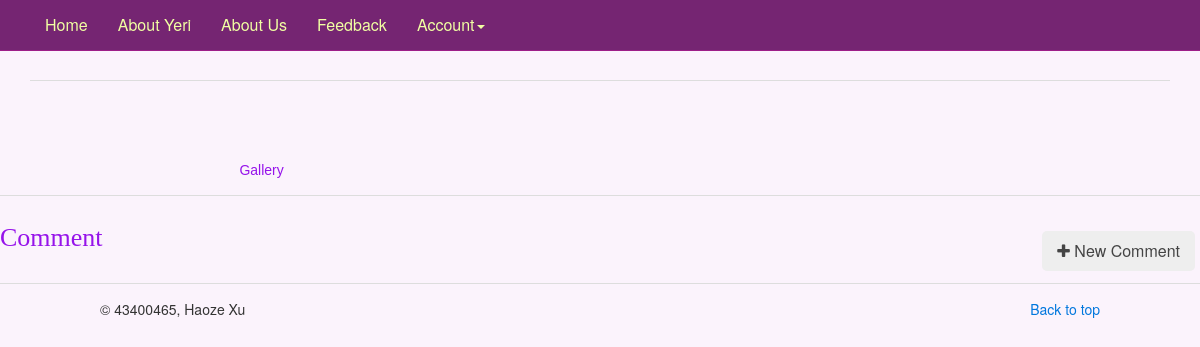
Page /160524001.php on the earlier database version.
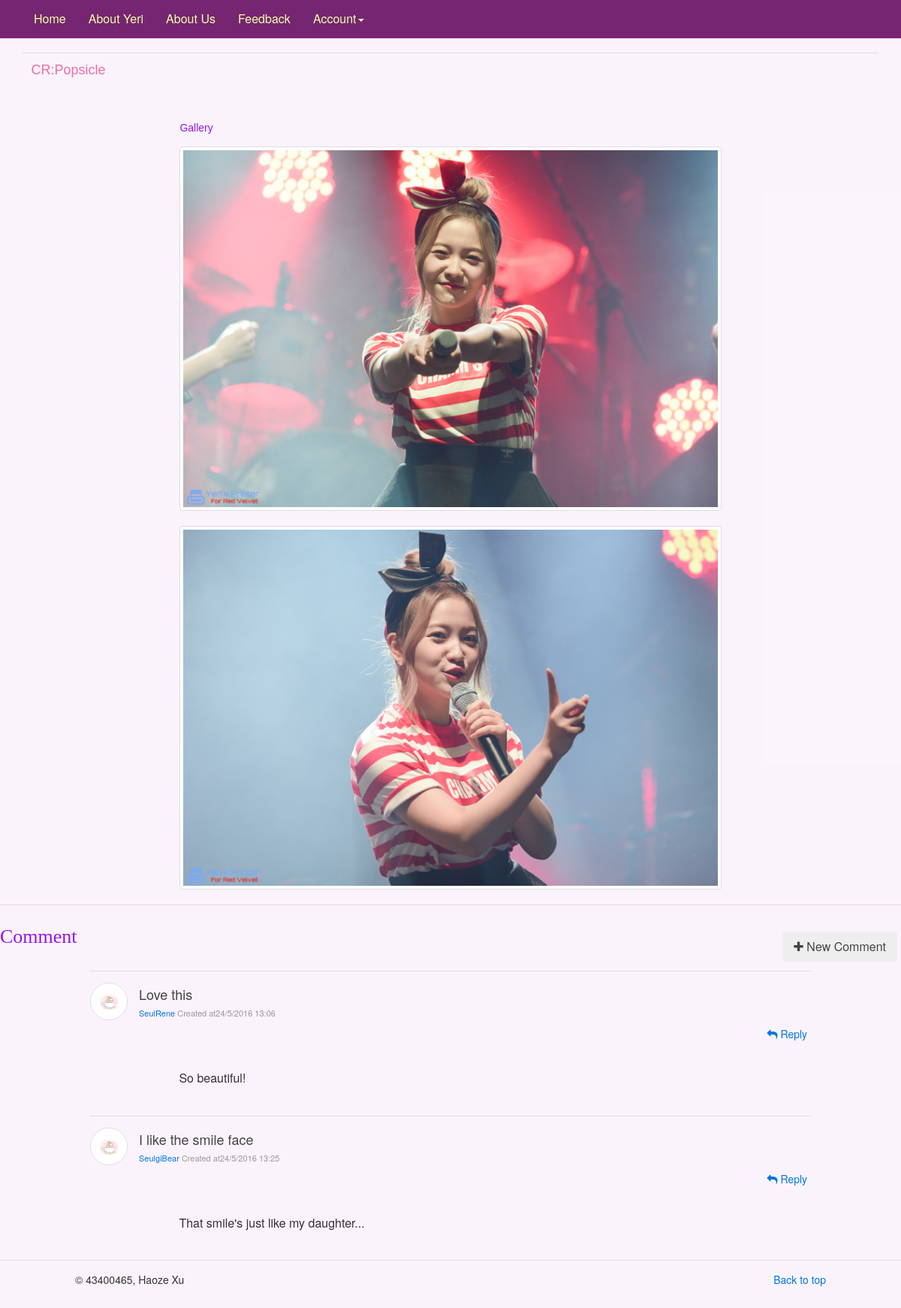
Same page on the later database version.
### tables this page shows
CREATE TABLE IF NOT EXISTS `posts` (
  `post_id` int(20) NOT NULL,
  `url` varchar(200) NOT NULL,
  `Title` varchar(100) NOT NULL,
  `content` varchar(20000) NOT NULL,
  PRIMARY KEY (`post_id`)
);

CREATE TABLE IF NOT EXISTS `media` (
  `post_id` int(20) NOT NULL,
  `media_id` int(20) NOT NULL,
  `type` varchar(10) NOT NULL,
  `url` varchar(200) NOT NULL,
  PRIMARY KEY (`post_id`,`media_id`),
  KEY `post_id` (`post_id`)
);

CREATE TABLE IF NOT EXISTS `comments` (
  `comment_id` int(20) NOT NULL,
  `comment_title` varchar(50) NOT NULL,
  `comment` varchar(1000) NOT NULL,
  `comment_time` varchar(20) NOT NULL,
  `username` varchar(20) NOT NULL,
  `post_id` int(20) NOT NULL,
  PRIMARY KEY (`comment_id`,`post_id`),
  KEY `username` (`username`),
  KEY `post_id` (`post_id`)
);

### 160524001.php (the view, shortened to what this page needs)
<?php
  $servername = "localhost";
  $username = "yeri";
  $password = "yeri";
  $dbname = "allforyeri";
  $post_id = (int)substr($_SERVER['PHP_SELF'], 1);
  $conn = new mysqli($servername, $username, $password, $dbname);
  $post_sql = "SELECT * FROM posts";
  $postResult = $conn->query($post_sql);
  $comment_sql = "SELECT * FROM comments";
  $commentResult = $conn->query($comment_sql);
  $media_sql = "SELECT * FROM media";
  $mediaResult = $conn->query($media_sql);
  $postArr=array();
  $commentArr=array();
  $mediaArr=array();
  while($postRow = $postResult->fetch_assoc()) {
    array_push($postArr, $postRow);
  }
  while($commentRow = $commentResult->fetch_assoc()) {
    array_push($commentArr, $commentRow);
  }
  while($mediaRow = $mediaResult->fetch_assoc()) {
    array_push($mediaArr, $mediaRow);
  }
?>
<!DOCTYPE html>
<html lang="en">
<head>
    <link href="css/bootstrap.min.css" rel="stylesheet">
    <link href="css/main.css" rel="stylesheet">
    <link href="css/Content.css" rel="stylesheet">
    <link href="css/lightbox.css" rel="stylesheet">
    <link href="css/comment.css" rel="stylesheet">
    <link href="css/uikit.min.css" rel="stylesheet">
</head>
<body>
  <nav class="navbar navbar-default navbar-fixed-top">
    <div class="container">
      <div id="navbar" class="navbar-collapse collapse nav_bar">
        <ul class="nav navbar-nav">
          <li><a href="index.php">Home</a></li>
          <li><a href="About_Yeri.php">About Yeri</a></li>
          <li><a href="About_Us.php">About Us</a></li>
          <li><a href="Feedback.php">Feedback</a></li>
          <li class="dropdown">
            <a href="http://v3.bootcss.com/examples/navbar-fixed-top/#" class="dropdown-toggle" data-toggle="dropdown" role="button" aria-haspopup="true" aria-expanded="false">Account<span class="caret"></span></a>
          </li>
        </ul>
      </div>
    </div>
  </nav>
  <div class="container main_content">
    <div class="row">
      <div class="col-md-12 content">
        <?php
          for ($i=0; $i<count($postArr); $i++) {
            if ($postArr[$i]['post_id'] == $post_id) {
              echo "<h2>". $postArr[$i]['title'] ."</h2>\n";
            }
          }
          echo "<hr>\n";
          for ($i=0; $i<count($postArr); $i++) {
            if ($postArr[$i]['post_id'] == $post_id) {
              echo "<p>". $postArr[$i]['content'] ."</p>\n";
            }
          } ?>
      </div>
    </div>
  </div>
  <div class="content_pic">
      <article class="post tag-ad">
        <h5>Gallery</h5>
        <div class="post-featured-image">
          <?php
            for ($i=0; $i<count($mediaArr); $i++) {
              if ($mediaArr[$i]['post_id'] == $post_id) {
                echo "<a class=\"thumbnail loaded\" data-lightbox=\"famcam\" href=" . $mediaArr[$i]['url'] . "><img src=" . $mediaArr[$i]['url'] . " class=\"main_imgs\" alt=\"Content\"></a>";
              }
            } ?>
        </div>
      </article>
  </div>
  <hr>
  <ul class="uk-comment-list">
    <div id="comment_title">
      <div class="comment_handling">
        <a class="uk-button uk-button-large" href="#"><i class="uk-icon-plus"></i>   New Comment</a>
      </div>
      <h3>Comment</h3>
    </div>
    <?php
      for ($i=0; $i<count($commentArr); $i++) {
        if ($commentArr[$i]['post_id'] == $post_id) { ?>
      <li>
        <article class="uk-comment comment">
          <hr>
          <header class="uk-comment-header">
              <?php echo "<img class=\"uk-comment-avatar\" src=\"images/avatar1.jpg\" alt=\"avatar4\">\n"; ?>
              <?php echo "<h4 class=\"uk-comment-title\">" . $commentArr[$i]['comment_title'] . "</h4>\n"; ?>
              <div class="uk-comment-meta">
                <?php echo "<a>". $commentArr[$i]['username'] . "</a>\n"; ?>
                <?php echo "Created at" . $commentArr[$i]['comment_time']; ?>
              </div>
              <div class="comment_handling">
                <?php
                  echo "<a href=\"#\"><i class=\"uk-icon-reply\"></i>   Reply</a>";
                ?>
              </div>
          </header>
          <div class="uk-comment-body">
            <?php echo "<o>". $commentArr[$i]['comment'] . "</o>\n"; ?>
          </div>
        </article>
      </li>
    <?php }
     } ?>
  </ul>
  <hr>
  <footer>
    <p class="pull-right"><a href="#">Back to top</a></p>
    <p>© 43400465, Haoze Xu</p>
    <div class="blank"></div>
  </footer>
</body>

Differences in the rows shown:
added posts: content "CR:Popsicle"
added media: url (picture)
added media: url (picture)
added comments: comment_title "Love this", username "SeulRene", comment_time "24/5/2016 13:06", comment "So beautiful!"
added comments: comment_title "I like the smile face", username "SeulgiBear", comment_time "24/5/2016 13:25", comment "That smile's just like my daughter..."
